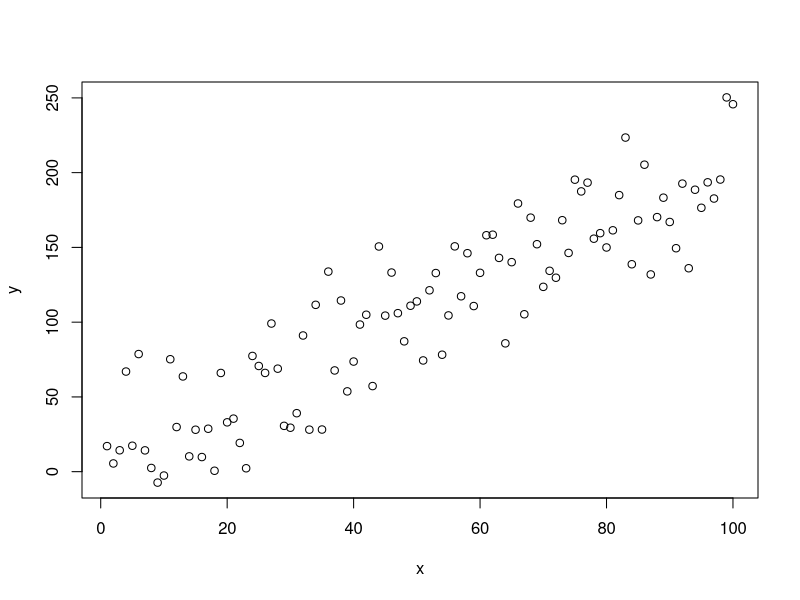
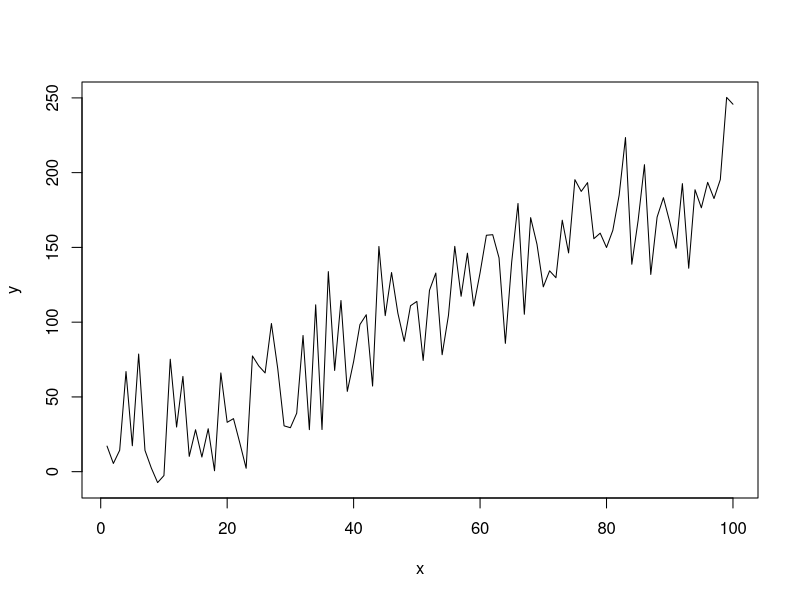
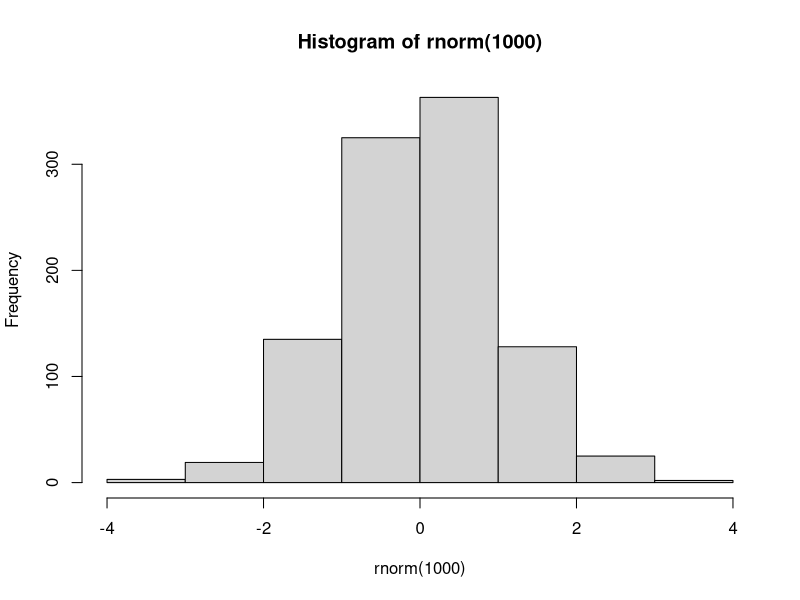
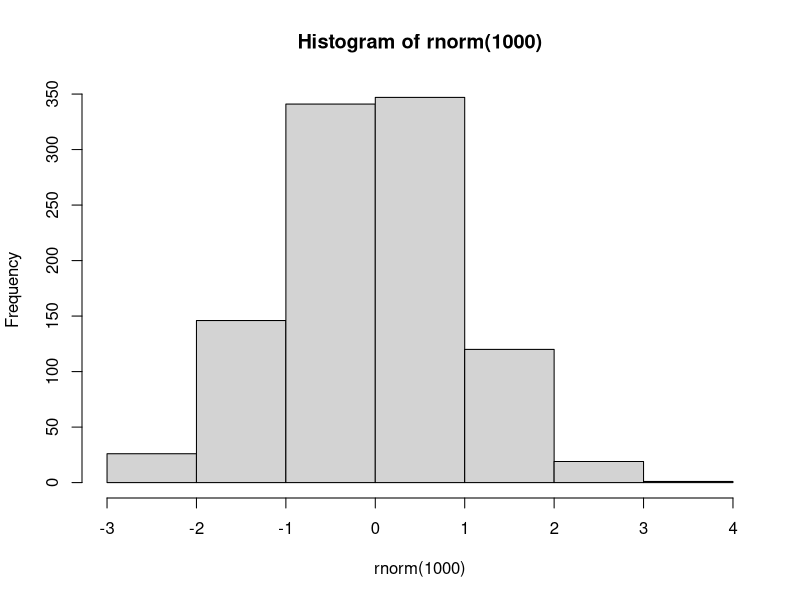
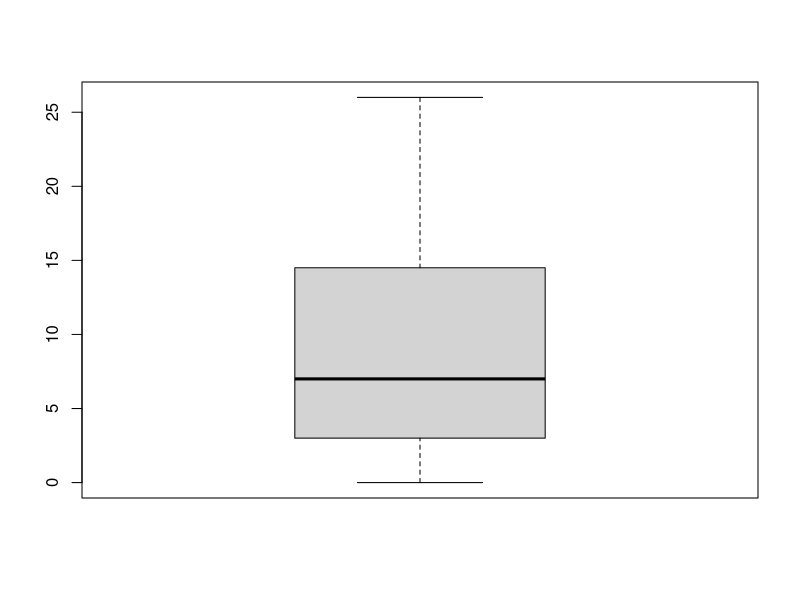
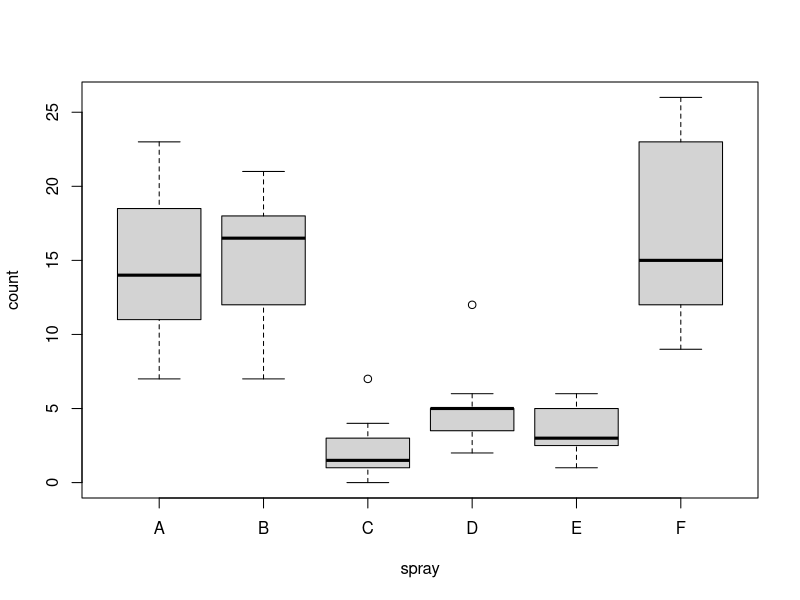
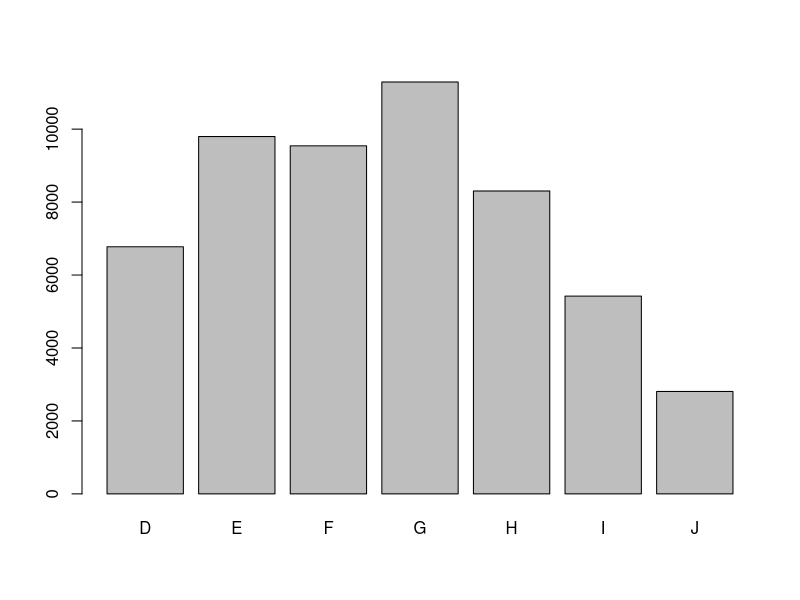
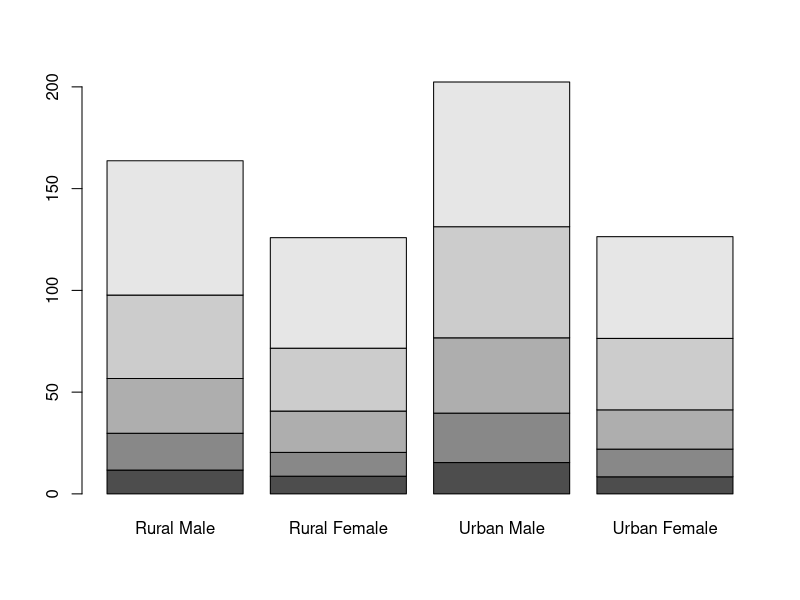

Reproduce these figures in R, in order.
## ---- chunk 1
n <- 100
x <- 1:n
y <- 5 + 2 * x + rnorm(n, sd = 30)
plot(x, y)
## ---- chunk 2
plot(x, y, type = "l")
## ---- chunk 3
hist(rnorm(1000))
## ---- chunk 4
hist(rnorm(1000), breaks = 6)
## ---- chunk 5
boxplot(InsectSprays$count, col = "lightgray")
## ---- chunk 6
boxplot(count ~ spray, data = InsectSprays, col = "lightgray")
## ---- chunk 7
data(diamonds, package = "ggplot2")
tabela <- table(diamonds$color)
tabela
barplot(tabela)
## ---- chunk 8
VADeaths
## ---- chunk 9
barplot(VADeaths)
